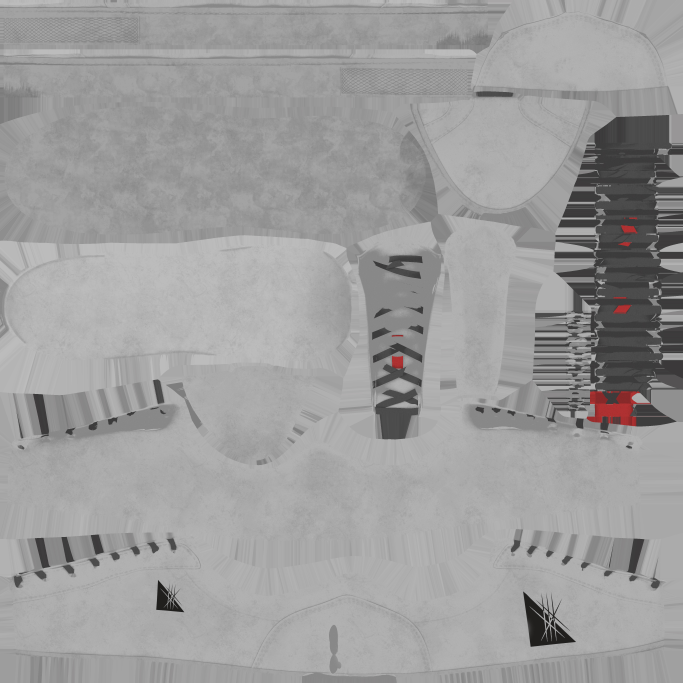
#> input picture T-ESP-902-STG_DevBros/backend/python-api/Shoes_Shoe_AlbedoTransparency.jpg, 2048 x 2048 px (shown at 1/3 size)
$ python -i uv_texture_pipeline.py   (imports and definitions only)
#> lines starting #> are read from the running program, lines starting #| are printed output that depends on the picture; after the words box and inside, x2 and y2 are one past the last pixel; in counts of white or black regions, pixels touching at a corner belong together
#> further down, picture is the input picture: shape (2048, 2048, 3); mean B, G, R 157.1, 157.1, 157.5
from __future__ import annotations

import json
from dataclasses import dataclass
from pathlib import Path
from typing import Any, Literal

import numpy as np
from PIL import Image, ImageFilter


BlendMode = Literal["normal", "multiply", "overlay", "soft_light"]
GradientDirection = Literal["vertical", "horizontal", "diagonal", "reverse_diagonal", "radial"]

VALID_BLEND_MODES: tuple[BlendMode, ...] = ("normal", "multiply", "overlay", "soft_light")
VALID_DIRECTIONS: tuple[GradientDirection, ...] = (
    "vertical",
    "horizontal",
    "diagonal",
    "reverse_diagonal",
    "radial",
)

ROOT_DIR = Path(__file__).resolve().parent
TOP_UV_REFERENCE_PATH = ROOT_DIR / "t-shirt-uv.png"
SWEATSHIRT_UV_REFERENCE_PATH = ROOT_DIR / "sweatshirt-uv.png"
BOTTOM_UV_REFERENCE_PATH = ROOT_DIR / "bottom-uv.png"
SHOES_UV_REFERENCE_PATH = ROOT_DIR / "shoes-uv.png"

TOP_ZONES: dict[str, tuple[float, float, float, float]] = {
    "front": (0.05, 0.36, 0.45, 0.95),
    "back": (0.55, 0.36, 0.95, 0.95),
    "front_logo": (0.27, 0.62, 0.36, 0.76),
    "front_collar": (0.17, 0.27, 0.39, 0.33),
    "back_collar": (0.61, 0.27, 0.83, 0.33),
    "left_sleeve": (0.05, 0.02, 0.45, 0.28),
    "right_sleeve": (0.55, 0.02, 0.95, 0.28),
}

SWEATSHIRT_ZONES: dict[str, tuple[float, float, float, float]] = {
    "front": (0.000, 0.025, 0.515, 0.455),
    "back": (0.012, 0.455, 0.448, 0.970),
    "front_logo": (0.200, 0.200, 0.315, 0.350),
    "left_sleeve": (0.470, 0.240, 0.760, 0.705),
    "right_sleeve": (0.535, 0.665, 0.995, 0.985),
    "waistband": (0.335, 0.000, 0.690, 0.020),
    "cuff": (0.952, 0.000, 0.998, 0.705),
}

BOTTOM_ZONES: dict[str, tuple[float, float, float, float]] = {
    "front_left_leg": (0.032, 0.021, 0.296, 0.762),
    "front_right_leg": (0.297, 0.021, 0.494, 0.762),
    "back_left_leg": (0.516, 0.021, 0.696, 0.762),
    "back_right_leg": (0.711, 0.021, 0.979, 0.762),
    "waistband_front": (0.067, 0.784, 0.494, 0.907),
    "waistband_back": (0.516, 0.784, 0.958, 0.907),
}

SHOES_ZONES: dict[str, tuple[float, float, float, float]] = {
    "laces_top": (0.000, 0.935, 0.718, 0.999),
    "laces_bottom": (0.000, 0.855, 0.690, 0.930),
    "sole_main": (0.000, 0.615, 0.694, 0.836),
    "sole_toe": (0.000, 0.465, 0.519, 0.610),
    "tongue_left": (0.543, 0.393, 0.671, 0.713),
    "tongue_right": (0.677, 0.421, 0.791, 0.708),
    "heel_patch": (0.688, 0.824, 0.999, 0.973),
    "sidewall_upper": (0.000, 0.202, 0.967, 0.392),
    "sidewall_lower": (0.000, 0.000, 0.995, 0.192),
    "lace_column": (0.873, 0.431, 0.996, 0.804),
}


class TextureGenerationError(Exception):
    """Raised when procedural texture generation cannot complete."""


@dataclass(slots=True)
class TextureGenerationConfig:
    photo_path: Path
    output_path: Path
    item_type: str = "top"
    item_subtype: str | None = None
    base_path: Path | None = None
    logo_path: Path | None = None
    palette_preview_path: Path | None = None
    uv_reference_path: Path | None = None
    size: int = 1024
    palette_size: int = 5
    blend_mode: BlendMode = "soft_light"
    detail_strength: float = 0.9
    zone_opacity: float = 0.9
    logo_scale: float = 0.82
    seed: int | None = None
    front_color: str | None = None
    back_color: str | None = None
    left_sleeve_color: str | None = None
    right_sleeve_color: str | None = None
    collar_color: str | None = None


@dataclass(slots=True)
class DetailMaps:
    luminance: np.ndarray
    macro: np.ndarray
    micro: np.ndarray


@dataclass(slots=True)
class ZoneStyle:
    colors: tuple[np.ndarray, np.ndarray]
    direction: GradientDirection
    opacity: float
    blend_mode: BlendMode


@dataclass(frozen=True, slots=True)
class GarmentProfile:
    item_type: str
    uv_reference_path: Path
    zones: dict[str, tuple[float, float, float, float]]
    logo_zone_name: str | None = None


def clamp(value: float, minimum: float, maximum: float) -> float:
    return max(minimum, min(maximum, value))


def mix(color_a: np.ndarray, color_b: np.ndarray, amount: float) -> np.ndarray:
    return np.clip(color_a * (1.0 - amount) + color_b * amount, 0.0, 1.0)


def lighten(color: np.ndarray, amount: float) -> np.ndarray:
    return mix(color, np.ones(3, dtype=np.float32), amount)


def darken(color: np.ndarray, amount: float) -> np.ndarray:
    return mix(color, np.zeros(3, dtype=np.float32), amount)


# [109 lines left out: functions parse_hex_color, normalize_subtype, resolve_garment_profile, validate_config, load_image, not called in this run]


def image_to_array(image: Image.Image) -> np.ndarray:
    return np.asarray(image, dtype=np.float32) / 255.0


def array_to_image(array: np.ndarray, mode: str) -> Image.Image:
    clipped = np.clip(array * 255.0, 0.0, 255.0).astype(np.uint8)
    return Image.fromarray(clipped, mode=mode)


# [14 lines left out: function create_procedural_base, not called in this run]


def resize_base_texture(image: Image.Image, size: int) -> Image.Image:
    return image.resize((size, size), Image.Resampling.LANCZOS)


# [5 lines left out: function prepare_palette_source, not called in this run]


def create_foreground_mask(image: np.ndarray) -> np.ndarray:
    height, width = image.shape[:2]
#> height = 2048; width = 2048
    y_axis = np.linspace(0.0, 1.0, height, dtype=np.float32)
#> y_axis = 2048 values from 0 to 1
    x_axis = np.linspace(0.0, 1.0, width, dtype=np.float32)
#> x_axis = 2048 values from 0 to 1
    x, y = np.meshgrid(x_axis, y_axis)

    center_weight = np.exp(-(((x - 0.5) / 0.34) ** 2 + ((y - 0.52) / 0.42) ** 2))
    border = max(1, min(height, width) // 12)
#> border = 170

    border_pixels = np.concatenate(
        [
            image[:border, :, :].reshape(-1, 3),
            image[-border:, :, :].reshape(-1, 3),
            image[:, :border, :].reshape(-1, 3),
            image[:, -border:, :].reshape(-1, 3),
        ],
        axis=0,
    )
    border_color = border_pixels.mean(axis=0)
#> border_color = [153.7, 153.7, 154]
    color_distance = np.linalg.norm(image - border_color[None, None, :], axis=2)
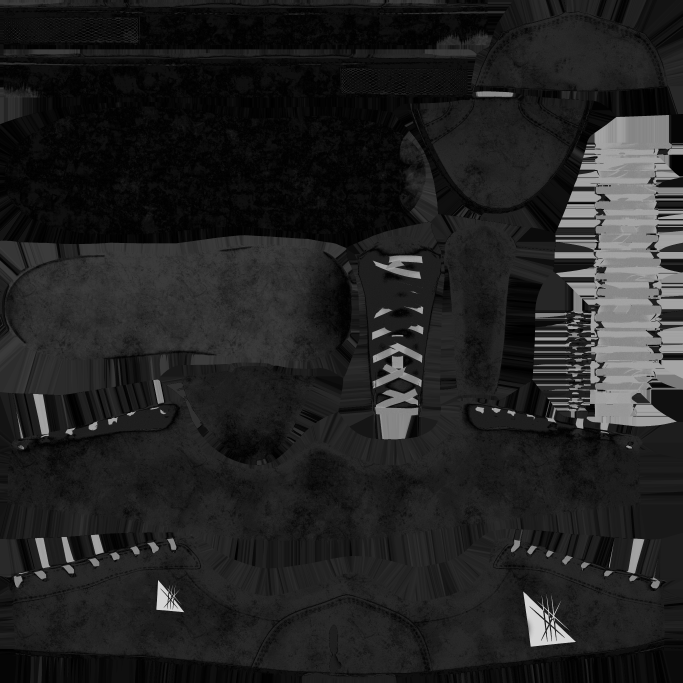
#> color_distance: shape (2048, 2048) float64 (shown at 1/3 size); min 0.441, max 215.6, mean 34.5
    color_distance = color_distance / (float(np.max(color_distance)) + 1e-6)
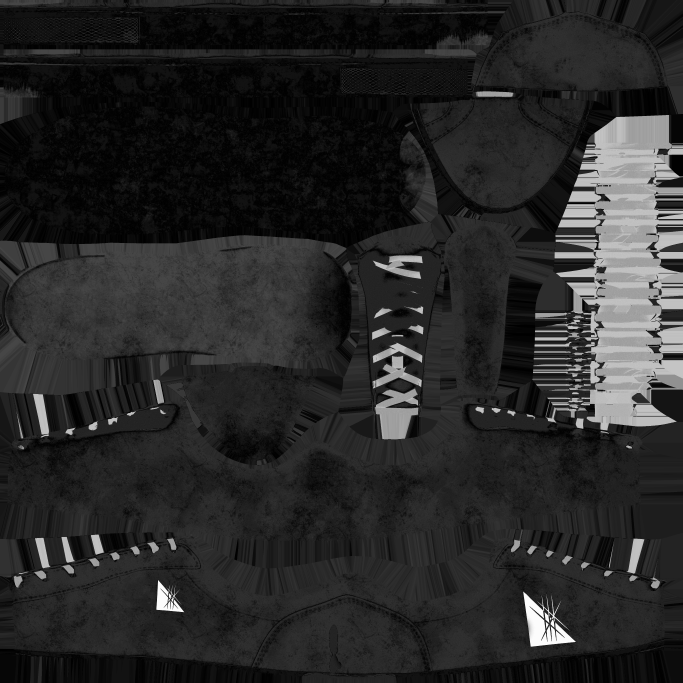
#> color_distance: shape (2048, 2048) float64 (shown at 1/3 size); min 0.00204, max 1, mean 0.16

    saturation = np.max(image, axis=2) - np.min(image, axis=2)
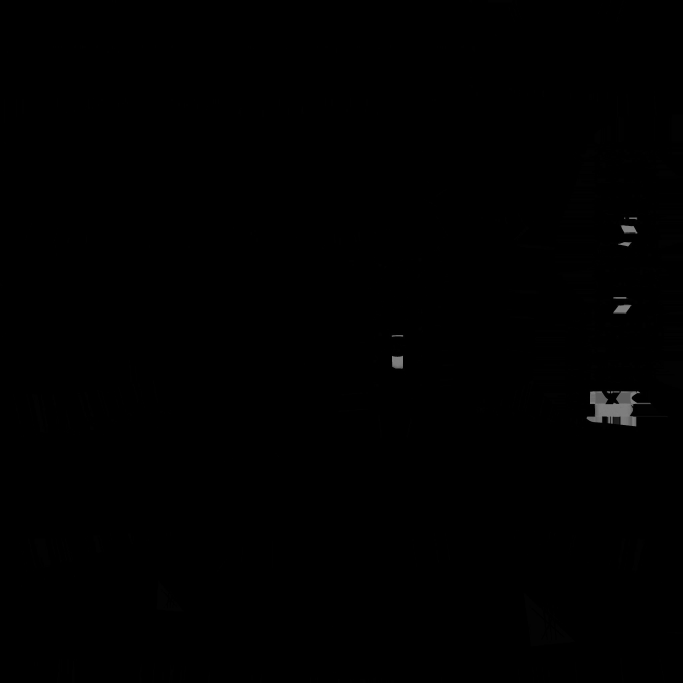
#> saturation: shape (2048, 2048) (shown at 1/3 size); min 0, max 133, mean 0.4
    luminance = np.dot(image, np.array([0.299, 0.587, 0.114], dtype=np.float32))
    midtone = 1.0 - np.clip(np.abs(luminance - 0.55) * 1.7, 0.0, 1.0)
#> midtone: shape (2048, 2048) float32; every value is 0

    score = (
        center_weight * 0.58
        + color_distance * 0.95
        + saturation * 0.18
        + midtone * 0.14
    )
    threshold = max(float(np.percentile(score, 58.0)), 0.38)
#> threshold = 0.387
    binary = (score >= threshold).astype(np.float32)
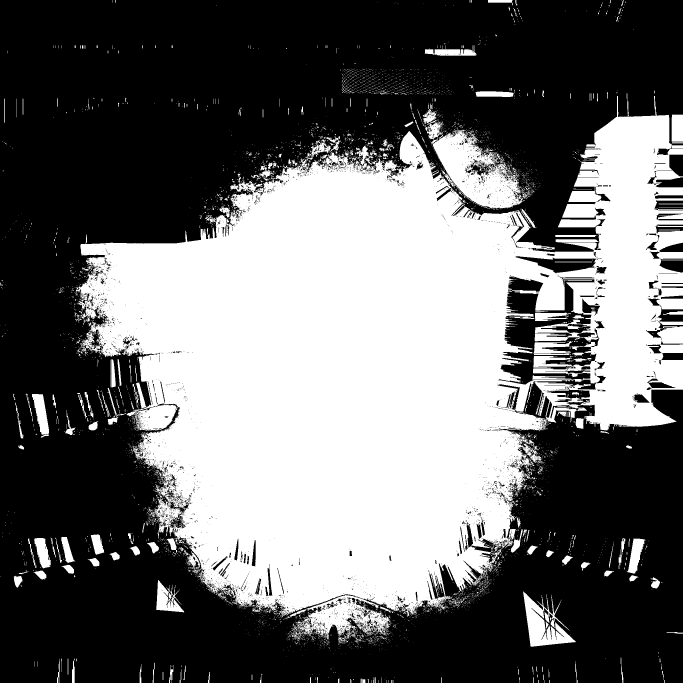
#> binary: shape (2048, 2048) float32 (shown at 1/3 size); values 0 (black) and 1 (white), 42% white; 5782 white regions (5432 under 20 px), largest, box (x1, y1, x2, y2) and area: (226, 288, 2048, 1919) 1624927, (1294, 389, 1570, 626) 31779, (1569, 1774, 1728, 1940) 11235

    mask_image = grayscale_image(binary)
    mask_image = mask_image.filter(ImageFilter.MaxFilter(size=5))
#> mask_image: PIL image 2048x2048 L; 48.6% white; 737 white regions (1 under 20 px), largest, box (x1, y1, x2, y2) and area: (210, 278, 2048, 1951) 1904604, (1567, 1772, 1730, 1942) 15259, (1019, 203, 1357, 286) 12844
    mask_image = mask_image.filter(ImageFilter.MinFilter(size=3))
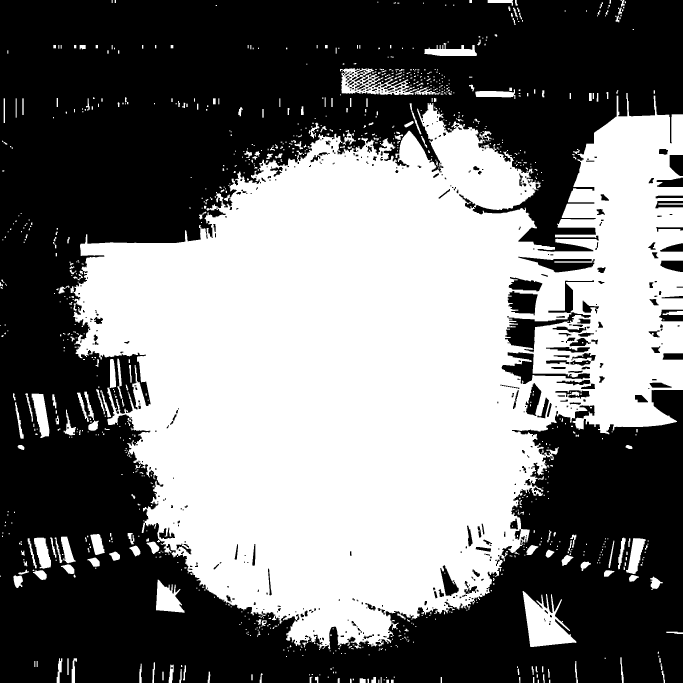
#> mask_image: PIL image 2048x2048 L (shown at 1/3 size); 46.5% white; 935 white regions (527 under 20 px), largest, box (x1, y1, x2, y2) and area: (211, 279, 2048, 1950) 1852903, (1568, 1773, 1729, 1941) 13850, (1020, 204, 1257, 285) 7723
    mask_image = mask_image.filter(ImageFilter.GaussianBlur(radius=4.0))
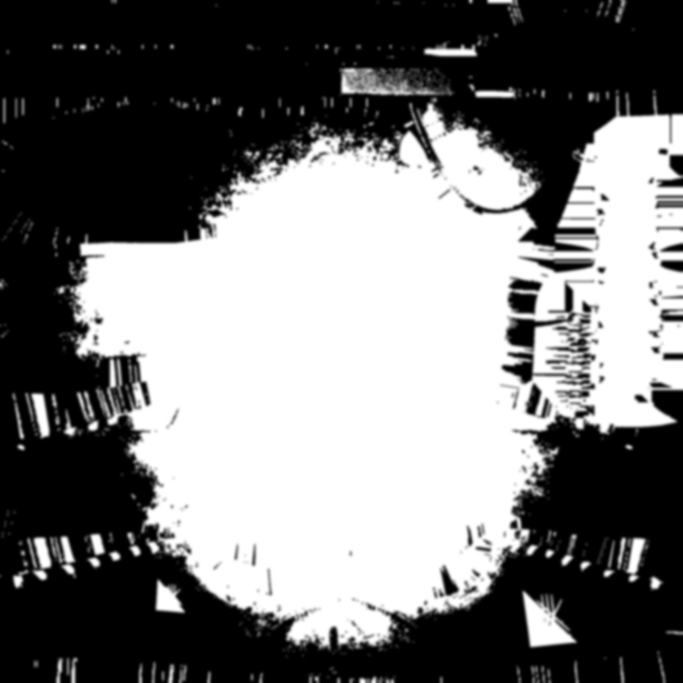
#> mask_image: PIL image 2048x2048 L (shown at 1/3 size); min 0, max 255, mean 118.7

    soft_mask = image_to_array(mask_image)
    if soft_mask.ndim == 3:
        soft_mask = soft_mask[..., 0]

    mask = np.clip(soft_mask * 0.82 + binary * 0.18, 0.0, 1.0)
    mask *= np.clip(0.30 + center_weight * 0.85, 0.0, 1.0)
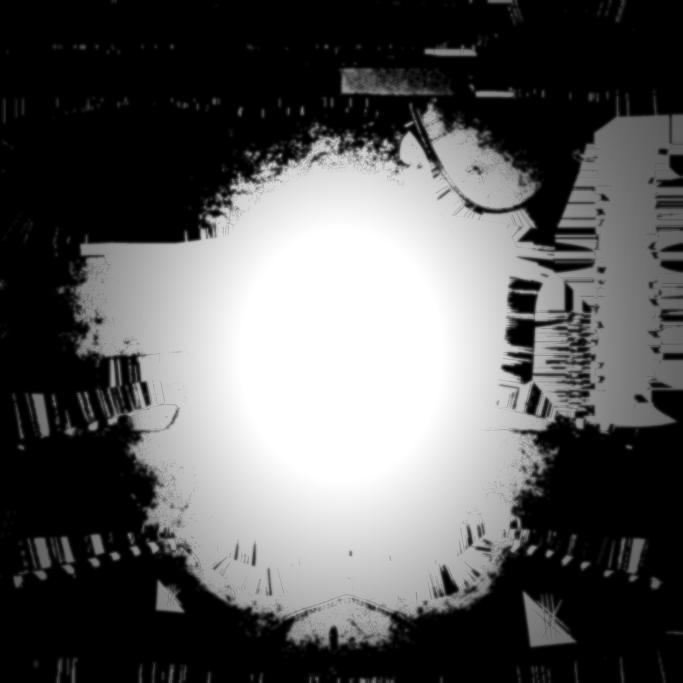
#> mask: shape (2048, 2048) float32 (shown at 1/3 size); min 0, max 1, mean 0.356

    if float(np.mean(mask > 0.2)) < 0.04:
        mask = np.clip(center_weight, 0.0, 1.0)

    return mask.astype(np.float32)


# [127 lines left out: functions compute_garment_weights, extract_palette, export_palette_preview, create_uv_canvas, uv_to_pixels, not called in this run]


def grayscale_image(values: np.ndarray) -> Image.Image:
    array = np.clip(values * 255.0, 0.0, 255.0).astype(np.uint8)
    return Image.fromarray(array, mode="L")


# [424 lines left out: functions normalize_signed, create_detail_map, build_gradient_coordinates, make_zone_gradient, apply_blend_mode, apply_zone_style and 6 more, not called in this run]


def meta_to_json(meta: dict[str, Any]) -> str:
    return json.dumps(meta, indent=2)

>>> import cv2
>>> picture = cv2.imread('Shoes_Shoe_AlbedoTransparency.jpg')
>>> result = create_foreground_mask(picture)

$ run again, on T-ESP-902-STG_DevBros/backend/python-api/shoes-uv.png
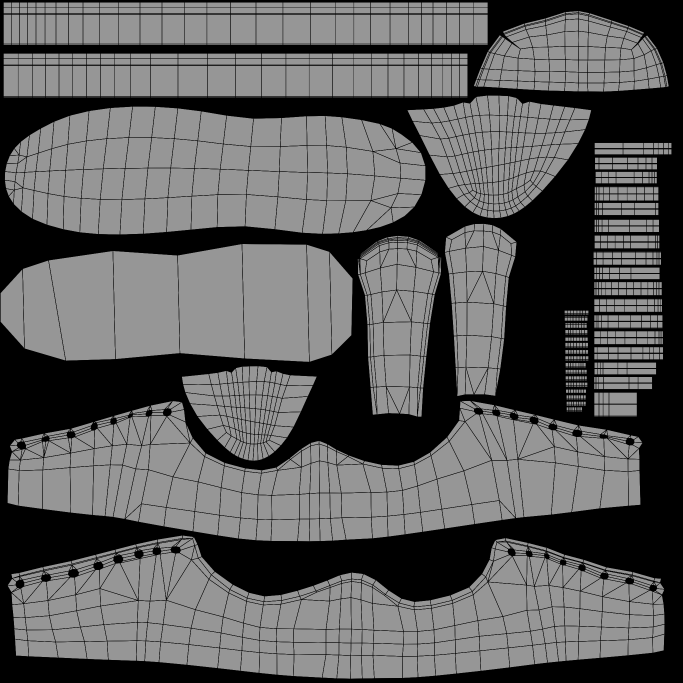
#> input picture T-ESP-902-STG_DevBros/backend/python-api/shoes-uv.png, 2048 x 2048 px (shown at 1/3 size)
#> picture is the input picture: shape (2048, 2048, 3); min 0, max 150, mean 92.5
#> border_color = [76.75, 76.75, 76.75]
#> saturation: shape (2048, 2048); every value is 0
#> in create_foreground_mask, `score = ( center_weight * 0.58 + color_distance * 0.95 + saturation * ..`:
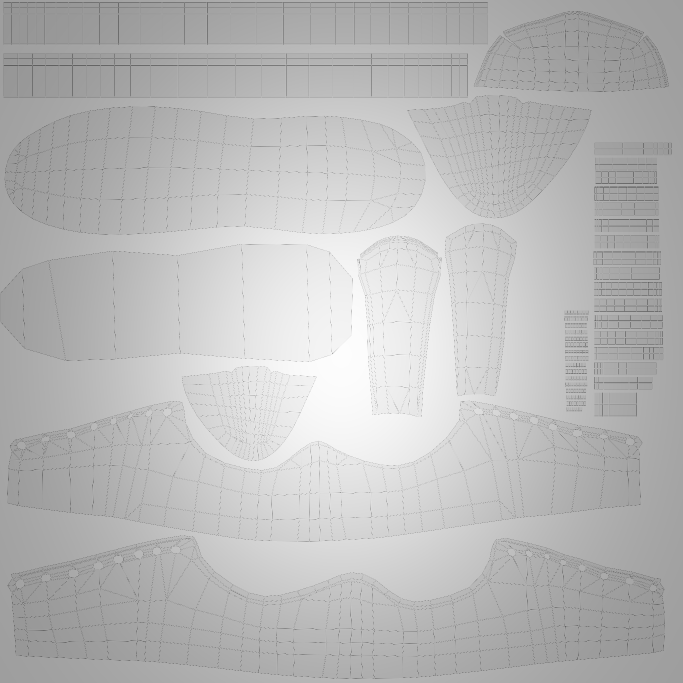
#> score: shape (2048, 2048) float64 (shown at 1/3 size); min 0.0399, max 1.55, mean 1.14; drawn with min black and max white
#> threshold = 1.14
#> binary: shape (2048, 2048) float32; values 0 (black) and 1 (white), 42% white; 1163 white regions (1099 under 20 px), largest, box (x1, y1, x2, y2) and area: (280, 146, 1768, 1950) 1753427, (455, 1626, 487, 1669) 531, (1564, 1636, 1594, 1673) 238
#> in create_foreground_mask, `mask *= np.clip(0.30 + center_weight * 0.85, 0.0, 1.0)`:
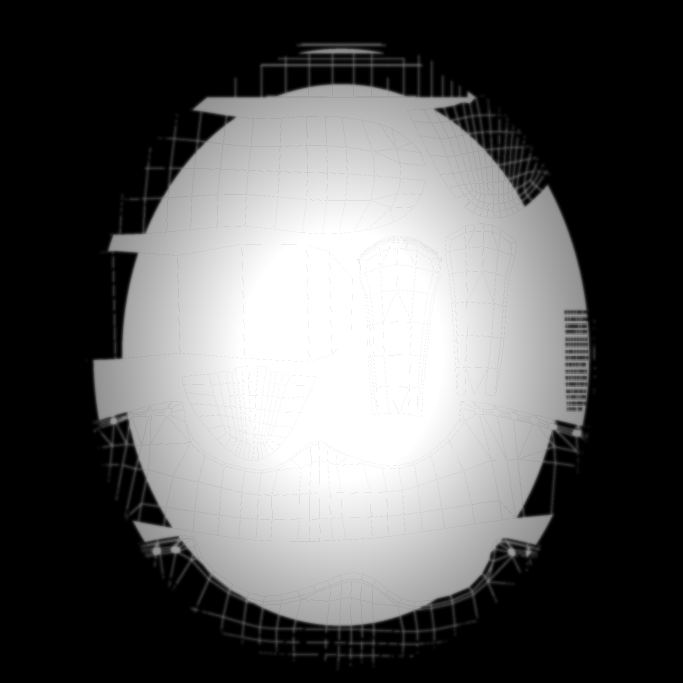
#> mask: shape (2048, 2048) float32 (shown at 1/3 size); min 0, max 1, mean 0.36
